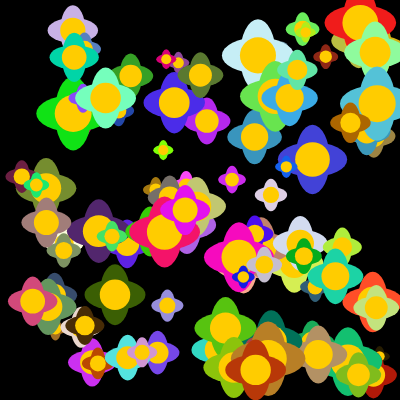
Frame 1 (no input)
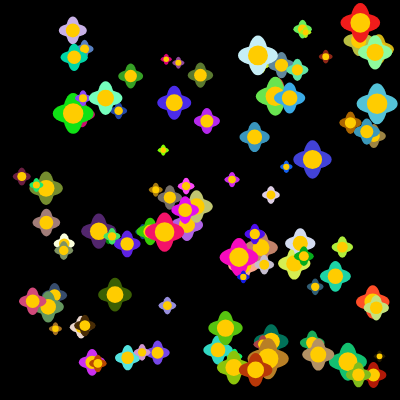
Frame 60 (no input)
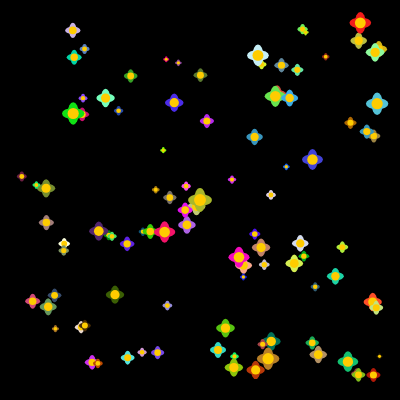
Frame 120 (the mouse pressed at the canvas centre since frame 60)

The p5.js sketch that drew these frames (run headless with seeded random() and noise() and a simulated clock; from frame 60 on, the mouse is pressed at the canvas centre):

// p5.js sketch
// ── sketch.js
let flowers = [];

function setup() {
  createCanvas(400, 400);
  multipleFlowers(100);
}

function draw() {
  background('black');
  updateAndDrawFlowers();
}

const createFlower = () => {
  let flower = {
    x: random(20, 380),
    y: random(20, 380),
    size: random(20, 75),
    lifespan: random(250, 300),
    color: color(random(255), random(255), random(255))
  };

  return flower;
}

const drawFlower = (flower) => {
  noStroke();
  fill(flower.color)
  ellipse(flower.x, flower.y, flower.size / 2, flower.size);
  ellipse(flower.x, flower.y, flower.size, flower.size / 2);
  fill(255, 204, 0);
  circle(flower.x, flower.y, flower.size / 2);
}

const multipleFlowers = (n = 1) => {
  for(let i = 0; i < n; i++){
    let flower = createFlower();
    flowers.push(flower);
  }
}

function mousePressed(){
  let flower = createFlower();
  flower.x = mouseX;
  flower.y = mouseY;
  flowers.push(flower);
}

const updateAndDrawFlowers = () => {
  for (let flower of flowers){
    drawFlower(flower)
    flower.size *= 0.99;
    flower.lifespan -= 1;
    if(flower.lifespan <= 0){
      let i = flowers.indexOf(flower);
      flowers.splice(i, 1);
    }
  }
}
